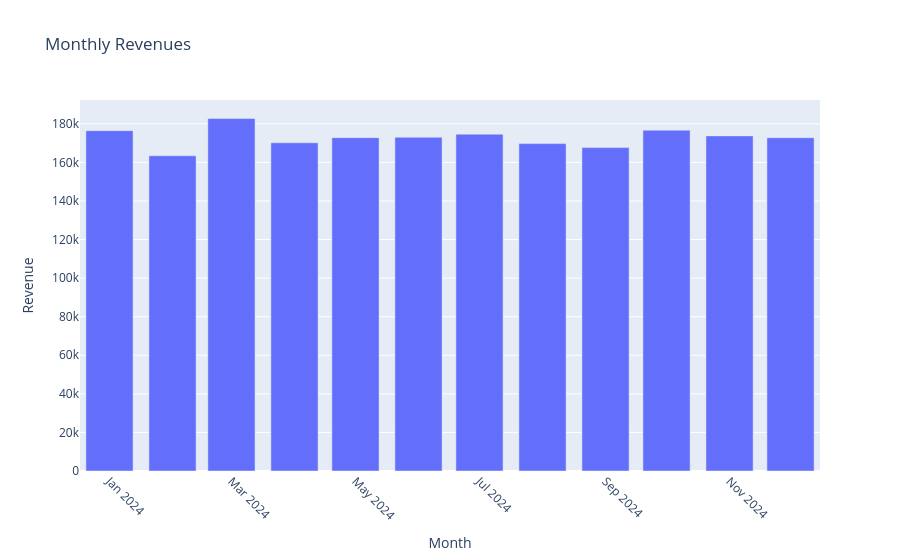
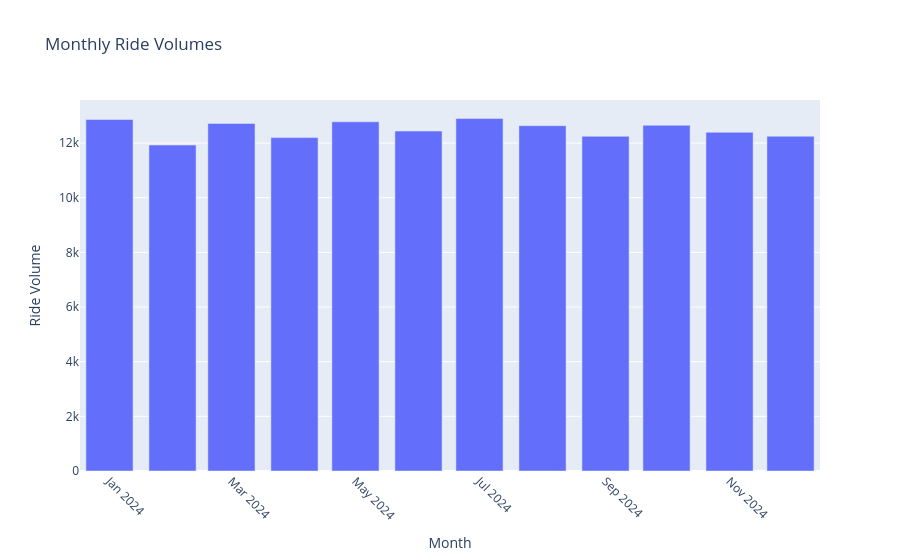
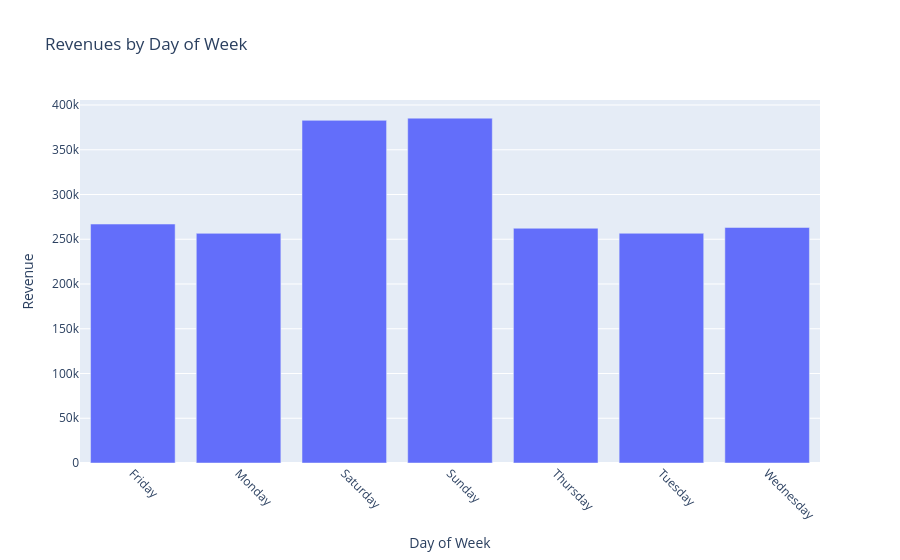

These figures' notebook cell, in order:
### Code cell
monthly_data = (
    ride_data_without_cancellations
    .groupby('month')
    .agg({'Booking Value': 'sum', 'ind': 'sum'})
    .reset_index()
)

# Monthly revenue bar chart
fig_month_rev = px.bar(
    monthly_data,
    x='month',
    y='Booking Value',
    title='Monthly Revenues',
    labels={'month': 'Month', 'Booking Value': 'Revenue'}
)
fig_month_rev.update_layout(xaxis_tickangle=45)
fig_month_rev.show()

# Monthly ride volume bar chart
fig_month_vol = px.bar(
    monthly_data,
    x='month',
    y='ind',
    title='Monthly Ride Volumes',
    labels={'month': 'Month', 'ind': 'Ride Volume'}
)
fig_month_vol.update_layout(xaxis_tickangle=45)
fig_month_vol.show()

weekly_data = (
    ride_data_without_cancellations
    .groupby('week_day')
    .agg({'Booking Value': 'sum', 'ind': 'sum'})
    .reset_index()
)

# Revenue by day of week
fig_week_rev = px.bar(
    weekly_data,
    x='week_day',
    y='Booking Value',
    title='Revenues by Day of Week',
    labels={'week_day': 'Day of Week', 'Booking Value': 'Revenue'}
)
fig_week_rev.update_layout(xaxis_tickangle=45)
fig_week_rev.show()

# Ride volume by day of week
fig_week_vol = px.bar(
    weekly_data,
    x='week_day',
    y='ind',
    title='Ride Volume by Day of Week',
    labels={'week_day': 'Day of Week', 'ind': 'Ride Volume'}
)
fig_week_vol.update_layout(xaxis_tickangle=45)
fig_week_vol.show()

hourly_data = (
    ride_data_without_cancellations
    .groupby('hour')
    .agg({'Booking Value': 'sum', 'ind': 'sum'})
    .reset_index()
)

# Revenue by hour
fig_hour_rev = px.bar(
    hourly_data,
    x='hour',
    y='Booking Value',
    title='Revenues by Hour of Day',
    labels={'hour': 'Hour of Day', 'Booking Value': 'Revenue'}
)
fig_hour_rev.update_layout(xaxis_tickangle=45)
fig_hour_rev.show()

# Ride volume by hour
fig_hour_vol = px.bar(
    hourly_data,
    x='hour',
    y='ind',
    title='Ride Volume by Hour of Day',
    labels={'hour': 'Hour of Day', 'ind': 'Ride Volume'}
)
fig_hour_vol.update_layout(xaxis_tickangle=45)
fig_hour_vol.show()

### Figure 1 — Plotly figure (JSON) as saved in the notebook; plotly's stock layout.template omitted (floating-point values rounded to 4 significant figures)
{"data": [{"hovertemplate": "Month=%{x}<br>Revenue=%{y}<extra></extra>", "legendgroup": "", "marker": {"color": "#636efa", "pattern": {"shape": ""}}, "name": "", "orientation": "v", "showlegend": false, "textposition": "auto", "type": "bar", "x": ["2024-01", "2024-02", "2024-03", "2024-04", "2024-05", "2024-06", "2024-07", "2024-08", "2024-09", "2024-10", "2024-11", "2024-12"], "xaxis": "x", "y": [176400.0, 163400.0, 182700.0, 170200.0, 172800.0, 173000.0, 174600.0, 169700.0, 167700.0, 176700.0, 173700.0, 172800.0], "yaxis": "y"}], "layout": {"barmode": "relative", "legend": {"tracegroupgap": 0}, "title": {"text": "Monthly Revenues"}, "xaxis": {"anchor": "y", "domain": [0, 1], "tickangle": 45, "title": {"text": "Month"}}, "yaxis": {"anchor": "x", "domain": [0, 1], "title": {"text": "Revenue"}}}}

### Figure 2 — Plotly figure (JSON) as saved in the notebook; plotly's stock layout.template omitted (floating-point values rounded to 4 significant figures)
{"data": [{"hovertemplate": "Month=%{x}<br>Ride Volume=%{y}<extra></extra>", "legendgroup": "", "marker": {"color": "#636efa", "pattern": {"shape": ""}}, "name": "", "orientation": "v", "showlegend": false, "textposition": "auto", "type": "bar", "x": ["2024-01", "2024-02", "2024-03", "2024-04", "2024-05", "2024-06", "2024-07", "2024-08", "2024-09", "2024-10", "2024-11", "2024-12"], "xaxis": "x", "y": [12861, 11927, 12719, 12199, 12778, 12440, 12897, 12636, 12248, 12651, 12394, 12250], "yaxis": "y"}], "layout": {"barmode": "relative", "legend": {"tracegroupgap": 0}, "title": {"text": "Monthly Ride Volumes"}, "xaxis": {"anchor": "y", "domain": [0, 1], "tickangle": 45, "title": {"text": "Month"}}, "yaxis": {"anchor": "x", "domain": [0, 1], "title": {"text": "Ride Volume"}}}}

### Figure 3 — Plotly figure (JSON) as saved in the notebook; plotly's stock layout.template omitted (floating-point values rounded to 4 significant figures)
{"data": [{"hovertemplate": "Day of Week=%{x}<br>Revenue=%{y}<extra></extra>", "legendgroup": "", "marker": {"color": "#636efa", "pattern": {"shape": ""}}, "name": "", "orientation": "v", "showlegend": false, "textposition": "auto", "type": "bar", "x": ["Friday", "Monday", "Saturday", "Sunday", "Thursday", "Tuesday", "Wednesday"], "xaxis": "x", "y": [267000.0, 256600.0, 382800.0, 385300.0, 262300.0, 256700.0, 263200.0], "yaxis": "y"}], "layout": {"barmode": "relative", "legend": {"tracegroupgap": 0}, "title": {"text": "Revenues by Day of Week"}, "xaxis": {"anchor": "y", "domain": [0, 1], "tickangle": 45, "title": {"text": "Day of Week"}}, "yaxis": {"anchor": "x", "domain": [0, 1], "title": {"text": "Revenue"}}}}
